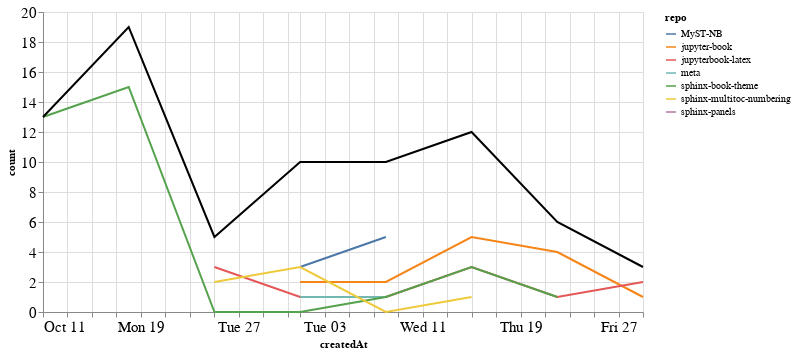

The notebook cell this image was saved under:
### Markdown cell above
### Comments

### Code cell
comments_time = comments.groupby('repo').resample('W', on='createdAt').count()['author'].reset_index()
comments_time = comments_time.rename(columns={'author': 'count'})
comments_time_total = comments_time.groupby('createdAt').agg({"count": "sum"}).reset_index()
ch1 = alt.Chart(comments_time, width=600).mark_line().encode(
    x='createdAt',
    y='count',
    color='repo',
    tooltip="repo"
)

ch2 = alt.Chart(comments_time_total, width=600).mark_line(color="black").encode(
    x='createdAt',
    y='count',
)

ch1 + ch2

### Figure 1 — Vega-Lite specification as saved in the notebook (floating-point values rounded to 4 significant figures)
{"config": {"axisLeft": {"labelFontSize": 15}, "axisBottom": {"labelFontSize": 15}}, "layer": [{"data": {"name": "data-be219fb78f6f8d6fe5be802c255d8090"}, "mark": "line", "encoding": {"color": {"type": "nominal", "field": "repo"}, "tooltip": {"type": "nominal", "field": "repo"}, "x": {"type": "temporal", "field": "createdAt"}, "y": {"type": "quantitative", "field": "count"}}, "width": 600}, {"data": {"name": "data-60d4c07102d3315c06b2269de9f6f039"}, "mark": {"type": "line", "color": "black"}, "encoding": {"x": {"type": "temporal", "field": "createdAt"}, "y": {"type": "quantitative", "field": "count"}}, "width": 600}], "$schema": "https://vega.github.io/schema/vega-lite/v4.8.1.json", "datasets": {"data-be219fb78f6f8d6fe5be802c255d8090": [{"repo": "MyST-NB", "createdAt": "2020-11-01T00:00:00", "count": 3}, {"repo": "MyST-NB", "createdAt": "2020-11-08T00:00:00", "count": 5}, {"repo": "jupyter-book", "createdAt": "2020-11-01T00:00:00", "count": 2}, {"repo": "jupyter-book", "createdAt": "2020-11-08T00:00:00", "count": 2}, {"repo": "jupyter-book", "createdAt": "2020-11-15T00:00:00", "count": 5}, {"repo": "jupyter-book", "createdAt": "2020-11-22T00:00:00", "count": 4}, {"repo": "jupyter-book", "createdAt": "2020-11-29T00:00:00", "count": 1}, {"repo": "jupyterbook-latex", "createdAt": "2020-10-25T00:00:00", "count": 3}, {"repo": "jupyterbook-latex", "createdAt": "2020-11-01T00:00:00", "count": 1}, {"repo": "jupyterbook-latex", "createdAt": "2020-11-08T00:00:00", "count": 1}, {"repo": "jupyterbook-latex", "createdAt": "2020-11-15T00:00:00", "count": 3}, {"repo": "jupyterbook-latex", "createdAt": "2020-11-22T00:00:00", "count": 1}, {"repo": "jupyterbook-latex", "createdAt": "2020-11-29T00:00:00", "count": 2}, {"repo": "meta", "createdAt": "2020-11-01T00:00:00", "count": 1}, {"repo": "meta", "createdAt": "2020-11-08T00:00:00", "count": 1}, {"repo": "sphinx-book-theme", "createdAt": "2020-10-11T00:00:00", "count": 13}, {"repo": "sphinx-book-theme", "createdAt": "2020-10-18T00:00:00", "count": 15}, {"repo": "sphinx-book-theme", "createdAt": "2020-10-25T00:00:00", "count": 0}, {"repo": "sphinx-book-theme", "createdAt": "2020-11-01T00:00:00", "count": 0}, {"repo": "sphinx-book-theme", "createdAt": "2020-11-08T00:00:00", "count": 1}, {"repo": "sphinx-book-theme", "createdAt": "2020-11-15T00:00:00", "count": 3}, {"repo": "sphinx-book-theme", "createdAt": "2020-11-22T00:00:00", "count": 1}, {"repo": "sphinx-multitoc-numbering", "createdAt": "2020-10-25T00:00:00", "count": 2}, {"repo": "sphinx-multitoc-numbering", "createdAt": "2020-11-01T00:00:00", "count": 3}, {"repo": "sphinx-multitoc-numbering", "createdAt": "2020-11-08T00:00:00", "count": 0}, {"repo": "sphinx-multitoc-numbering", "createdAt": "2020-11-15T00:00:00", "count": 1}, {"repo": "sphinx-panels", "createdAt": "2020-10-18T00:00:00", "count": 4}], "data-60d4c07102d3315c06b2269de9f6f039": [{"createdAt": "2020-10-11T00:00:00", "count": 13}, {"createdAt": "2020-10-18T00:00:00", "count": 19}, {"createdAt": "2020-10-25T00:00:00", "count": 5}, {"createdAt": "2020-11-01T00:00:00", "count": 10}, {"createdAt": "2020-11-08T00:00:00", "count": 10}, {"createdAt": "2020-11-15T00:00:00", "count": 12}, {"createdAt": "2020-11-22T00:00:00", "count": 6}, {"createdAt": "2020-11-29T00:00:00", "count": 3}]}}
